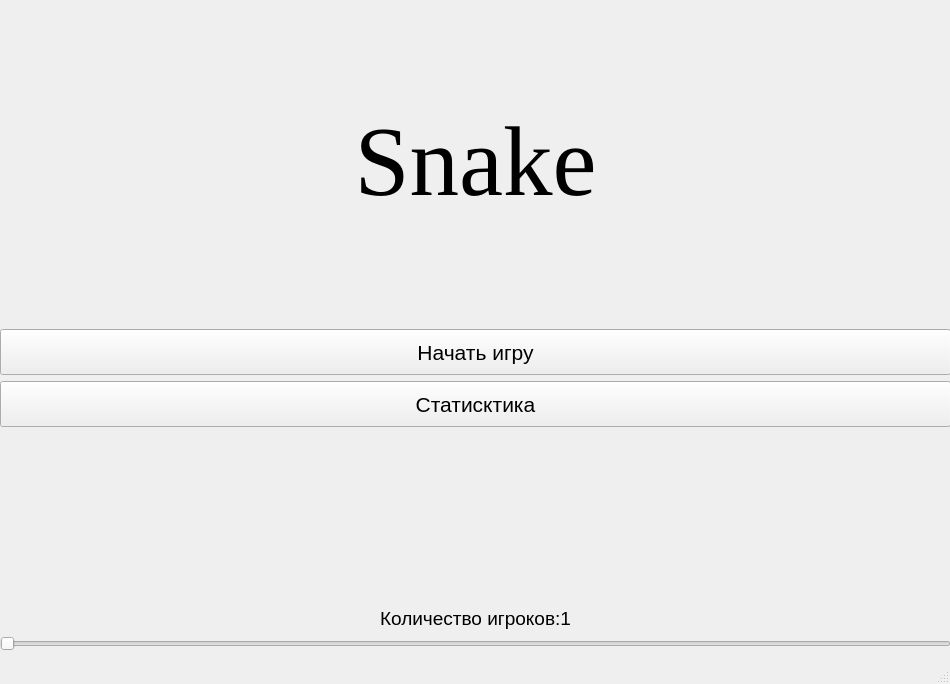
<?xml version="1.0" encoding="UTF-8"?>
<ui version="4.0">
 <class>MainWindow</class>
 <widget class="QMainWindow" name="MainWindow">
  <property name="geometry">
   <rect>
    <x>0</x>
    <y>0</y>
    <width>950</width>
    <height>684</height>
   </rect>
  </property>
  <property name="minimumSize">
   <size>
    <width>950</width>
    <height>684</height>
   </size>
  </property>
  <property name="maximumSize">
   <size>
    <width>950</width>
    <height>684</height>
   </size>
  </property>
  <property name="windowTitle">
   <string>MainWindow</string>
  </property>
  <widget class="QWidget" name="centralwidget">
   <widget class="QWidget" name="layoutWidget">
    <property name="geometry">
     <rect>
      <x>0</x>
      <y>0</y>
      <width>951</width>
      <height>651</height>
     </rect>
    </property>
    <layout class="QVBoxLayout" name="verticalLayout_2">
     <item>
      <widget class="QLabel" name="Name">
       <property name="font">
        <font>
         <family>Times New Roman</family>
         <pointsize>74</pointsize>
         <stylestrategy>PreferDefault</stylestrategy>
        </font>
       </property>
       <property name="text">
        <string>Snake</string>
       </property>
       <property name="alignment">
        <set>Qt::AlignCenter</set>
       </property>
      </widget>
     </item>
     <item>
      <layout class="QVBoxLayout" name="verticalLayout">
       <item>
        <widget class="QPushButton" name="Startbutton">
         <property name="minimumSize">
          <size>
           <width>0</width>
           <height>46</height>
          </size>
         </property>
         <property name="font">
          <font>
           <pointsize>16</pointsize>
          </font>
         </property>
         <property name="text">
          <string>Начать игру</string>
         </property>
        </widget>
       </item>
       <item>
        <widget class="QPushButton" name="statisticbutton">
         <property name="minimumSize">
          <size>
           <width>0</width>
           <height>46</height>
          </size>
         </property>
         <property name="font">
          <font>
           <pointsize>16</pointsize>
          </font>
         </property>
         <property name="text">
          <string>Статисктика</string>
         </property>
        </widget>
       </item>
       <item>
        <widget class="QLabel" name="label">
         <property name="font">
          <font>
           <pointsize>14</pointsize>
          </font>
         </property>
         <property name="text">
          <string>Количество игроков:1</string>
         </property>
         <property name="alignment">
          <set>Qt::AlignBottom|Qt::AlignHCenter</set>
         </property>
        </widget>
       </item>
       <item>
        <widget class="QSlider" name="player_counter_slider">
         <property name="minimum">
          <number>1</number>
         </property>
         <property name="maximum">
          <number>4</number>
         </property>
         <property name="pageStep">
          <number>1</number>
         </property>
         <property name="value">
          <number>1</number>
         </property>
         <property name="orientation">
          <enum>Qt::Horizontal</enum>
         </property>
        </widget>
       </item>
      </layout>
     </item>
    </layout>
   </widget>
  </widget>
  <widget class="QMenuBar" name="menubar">
   <property name="geometry">
    <rect>
     <x>0</x>
     <y>0</y>
     <width>950</width>
     <height>21</height>
    </rect>
   </property>
  </widget>
  <widget class="QStatusBar" name="statusbar"/>
 </widget>
 <resources/>
 <connections/>
</ui>
